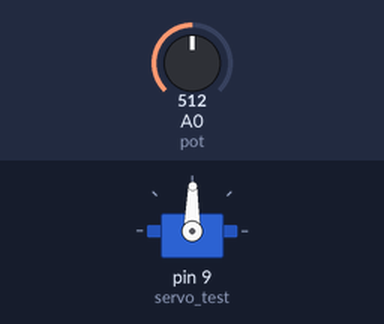
A sketch run on a simulated Arduino Uno, built with avr-gcc and run on an emulated ATmega328P. Parts: servo. Inputs (shaded band) come from the test bench; at power-on: A0 (pot) = 512.

Above: at 1.2 s.
1.3 s: A0 (pot) set to 716
At 2.1 s:
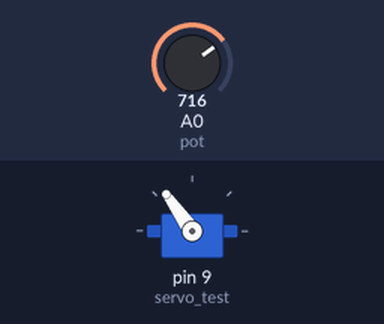
2.8 s: A0 (pot) set to 900
At 3.3 s:
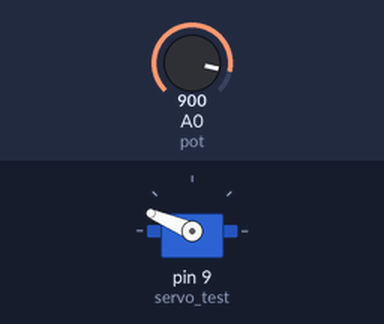
4.3 s: A0 (pot) set to 1023
At 5.5 s:
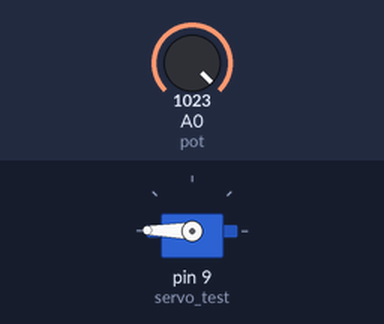
5.8 s: A0 (pot) set to 306
At 6.8 s:
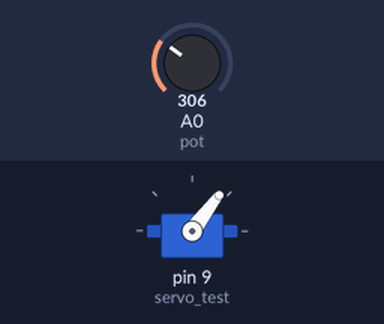
7.3 s: A0 (pot) set to 122
At 7.9 s:
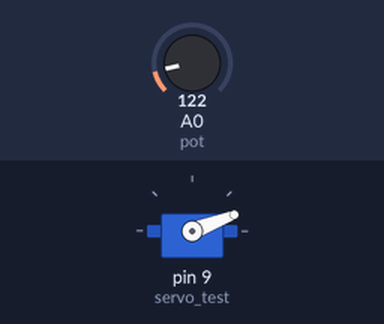
8.8 s: A0 (pot) set to 511
At 10.1 s:
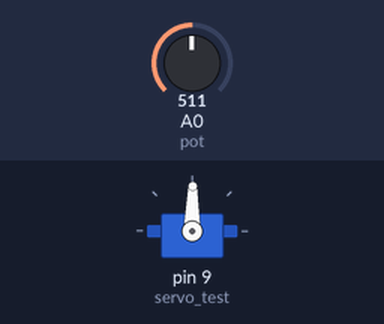
Timing chart, 0 to 11.3 s (numbered marks = the images above; inputs shaded):
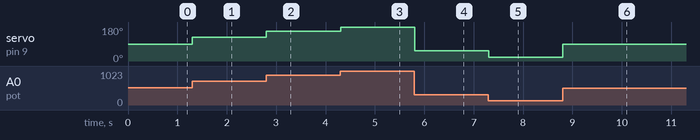

Measured:
- after the input at 1.3 s, servo on pin 9 (servo_test): 89° → 125° at once
- after the input at 2.8 s, servo on pin 9 (servo_test): 125° → 157° at once
- after the input at 4.3 s, servo on pin 9 (servo_test): 157° → 179° at once
- after the input at 5.8 s, servo on pin 9 (servo_test): 179° → 53° at once
- after the input at 7.3 s, servo on pin 9 (servo_test): 53° → 21° at once
- after the input at 8.8 s, servo on pin 9 (servo_test): 21° → 89° at once

The sketch:

Lab_9.ino
```cpp
#include  <Servo.h>       //Servo library

 Servo servo_test;      //initialize a servo object for the connected servo

 int angle = 0;
 int pot = A0;      // initialize the A0analog pin for potentiometer


 void setup()
 {
  servo_test.attach(9);   // attach the signal pin of servo to pin9 of arduino
 }

 void loop()
 {
  angle = analogRead(pot);            // reading the potentiometer value between 0 and 1023
  angle = map(angle, 0, 1023, 0, 179);     // scaling the potentiometer value to angle value for servo between 0 and 180)
  servo_test.write(angle);                   //command to rotate the servo to the specified angle
  delay(5);
 }
```
